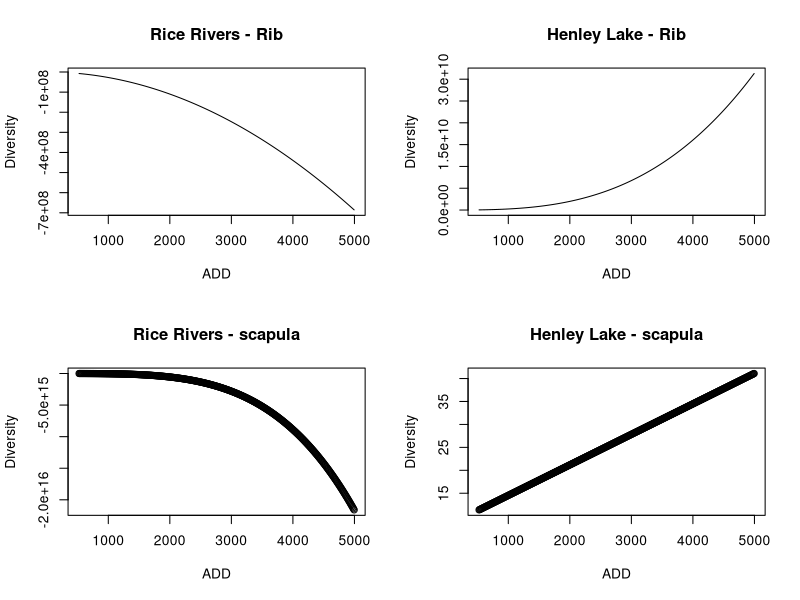

Source code (R):
## #################################
## Check lines on rib panel.

## Set up x values to evaluate.
x <- seq(525, 5000, by=10)

## Check line for Rice Rivers points on rib panel.
yrr <- 31 + (116*x) - (27.5*x*x)

## Check line for Henley Lake points on rib panel.
yhl <- 14.2 + (28.4*x) - (9.16*x*x) + (0.253*x*x*x)


par(mfrow=c(2,2))  ## 2 rows, 2 cols of plots
plot(x, yrr, type="l", xlab="ADD", ylab="Diversity", main="Rice Rivers - Rib")
plot(x, yhl, type="l", xlab="ADD", ylab="Diversity", main="Henley Lake - Rib")
## #################################



## #################################
## Check lines on scapula panel.

## Set up x values to evaluate.
x <- seq(525, 5000, by=10)

## Check line for Rice Rivers points on rib panel.
yrr <- 53.7 + (105*x) - (42.3*x*x) + (49.3*x*x*x) - (34.7*x*x*x*x)

## Check line for Henley Lake points on rib panel.
yhl <- 7.88 + (0.00665*x)


plot(x, yrr, xlab="ADD", ylab="Diversity", main="Rice Rivers - scapula")
plot(x, yhl, xlab="ADD", ylab="Diversity", main="Henley Lake - scapula")
## #################################
